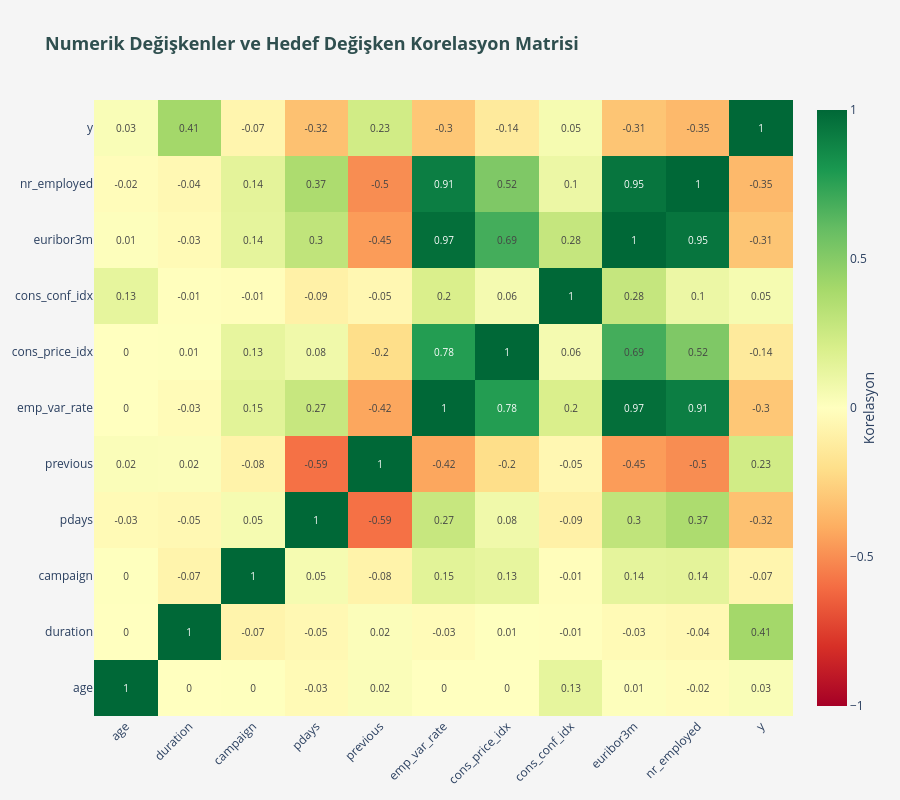

Notebook code for this chart:
### Markdown cell above
### 🔗 **Korelasyon Analizi**

Korelasyon analizi, değişkenler arasındaki ilişkinin gücünü ve yönünü ölçer. Pearson korelasyon katsayısı **-1 ile +1** arasında değer alır:

- **+1**: Mükemmel pozitif ilişki
- **0**: İlişki yok  
- **-1**: Mükemmel negatif ilişki

Makine öğrenmesinde **yüksek korelasyonlu değişkenler** (multicollinearity) model performansını olumsuz etkileyebilir.

### Code cell
# Korelasyon matrisi hesaplama
correlation_matrix = df[numerical_features + ['y']].corr()

# İnteraktif korelasyon ısı haritası (heatmap)
fig = go.Figure(data=go.Heatmap(
    z=correlation_matrix.values,
    x=correlation_matrix.columns,
    y=correlation_matrix.columns,
    colorscale='RdYlGn',  # Kırmızı-Sarı-Yeşil
    zmid=0,  # Orta nokta 0'da
    text=correlation_matrix.round(2).values,
    texttemplate='%{text}',
    textfont={"size": 10},
    colorbar=dict(
        title=dict(text="Korelasyon", side="right"),
        tickmode="linear",
        tick0=-1,
        dtick=0.5
    )
))

fig.update_layout(
    title="<b>Numerik Değişkenler ve Hedef Değişken Korelasyon Matrisi</b>",
    title_font=dict(size=18, color='#2F4F4F'),
    width=900,
    height=800,
    xaxis=dict(tickangle=-45),
    plot_bgcolor='white',
    paper_bgcolor='#F5F5F5'
)

fig.show()

print("✅ Korelasyon matrisi başarıyla oluşturuldu!")
print("\n📊 HEDEF DEĞİŞKEN (y) İLE EN YÜKSEK KORELASYONLAR:")
print("="*70)

# Hedef değişken ile korelasyonları sırala
target_corr = correlation_matrix['y'].drop('y').abs().sort_values(ascending=False)

for idx, (feature, corr_value) in enumerate(target_corr.items(), 1):
    original_corr = correlation_matrix['y'][feature]
    direction = "Pozitif ↑" if original_corr > 0 else "Negatif ↓"
    bar = "█" * int(abs(original_corr) * 50)  # Görsel bar
    print(f"{idx:2d}. {feature:20s}: {original_corr:7.4f} ({direction:12s}) {bar}")

### Figure 1 — Plotly figure (JSON) as saved in the notebook; plotly's stock layout.template omitted (floating-point values rounded to 4 significant figures)
{"data": [{"colorbar": {"dtick": 0.5, "tick0": -1, "tickmode": "linear", "title": {"side": "right", "text": "Korelasyon"}}, "colorscale": [[0, "rgb(165,0,38)"], [0.1, "rgb(215,48,39)"], [0.2, "rgb(244,109,67)"], [0.3, "rgb(253,174,97)"], [0.4, "rgb(254,224,139)"], [0.5, "rgb(255,255,191)"], [0.6, "rgb(217,239,139)"], [0.7, "rgb(166,217,106)"], [0.8, "rgb(102,189,99)"], [0.9, "rgb(26,152,80)"], [1, "rgb(0,104,55)"]], "text": [[1.0, -0.0, 0.0, -0.03, 0.02, -0.0, 0.0, 0.13, 0.01, -0.02, 0.03], [-0.0, 1.0, -0.07, -0.05, 0.02, -0.03, 0.01, -0.01, -0.03, -0.04, 0.41], [0.0, -0.07, 1.0, 0.05, -0.08, 0.15, 0.13, -0.01, 0.14, 0.14, -0.07], [-0.03, -0.05, 0.05, 1.0, -0.59, 0.27, 0.08, -0.09, 0.3, 0.37, -0.32], [0.02, 0.02, -0.08, -0.59, 1.0, -0.42, -0.2, -0.05, -0.45, -0.5, 0.23], [-0.0, -0.03, 0.15, 0.27, -0.42, 1.0, 0.78, 0.2, 0.97, 0.91, -0.3], [0.0, 0.01, 0.13, 0.08, -0.2, 0.78, 1.0, 0.06, 0.69, 0.52, -0.14], [0.13, -0.01, -0.01, -0.09, -0.05, 0.2, 0.06, 1.0, 0.28, 0.1, 0.05], [0.01, -0.03, 0.14, 0.3, -0.45, 0.97, 0.69, 0.28, 1.0, 0.95, -0.31], [-0.02, -0.04, 0.14, 0.37, -0.5, 0.91, 0.52, 0.1, 0.95, 1.0, -0.35], [0.03, 0.41, -0.07, -0.32, 0.23, -0.3, -0.14, 0.05, -0.31, -0.35, 1.0]], "textfont": {"size": 10}, "texttemplate": "%{text}", "type": "heatmap", "x": ["age", "duration", "campaign", "pdays", "previous", "emp_var_rate", "cons_price_idx", "cons_conf_idx", "euribor3m", "nr_employed", "y"], "y": ["age", "duration", "campaign", "pdays", "previous", "emp_var_rate", "cons_price_idx", "cons_conf_idx", "euribor3m", "nr_employed", "y"], "z": [[1.0, -0.0008657, 0.004594, -0.03437, 0.02436, -0.0003707, 0.0008567, 0.1294, 0.01077, -0.01773, 0.0304], [-0.0008657, 1.0, -0.0717, -0.04758, 0.02064, -0.02797, 0.005312, -0.008173, -0.0329, -0.0447, 0.4053], [0.004594, -0.0717, 1.0, 0.05258, -0.07914, 0.1508, 0.1278, -0.01373, 0.1351, 0.1441, -0.06636], [-0.03437, -0.04758, 0.05258, 1.0, -0.5875, 0.271, 0.07889, -0.09134, 0.2969, 0.3726, -0.3249], [0.02436, 0.02064, -0.07914, -0.5875, 1.0, -0.4205, -0.2031, -0.05094, -0.4545, -0.5013, 0.2302], [-0.0003707, -0.02797, 0.1508, 0.271, -0.4205, 1.0, 0.7753, 0.196, 0.9722, 0.907, -0.2983], [0.0008567, 0.005312, 0.1278, 0.07889, -0.2031, 0.7753, 1.0, 0.05899, 0.6882, 0.522, -0.1362], [0.1294, -0.008173, -0.01373, -0.09134, -0.05094, 0.196, 0.05899, 1.0, 0.2777, 0.1005, 0.05488], [0.01077, -0.0329, 0.1351, 0.2969, -0.4545, 0.9722, 0.6882, 0.2777, 1.0, 0.9452, -0.3078], [-0.01773, -0.0447, 0.1441, 0.3726, -0.5013, 0.907, 0.522, 0.1005, 0.9452, 1.0, -0.3547], [0.0304, 0.4053, -0.06636, -0.3249, 0.2302, -0.2983, -0.1362, 0.05488, -0.3078, -0.3547, 1.0]], "zmid": 0}], "layout": {"height": 800, "paper_bgcolor": "#F5F5F5", "plot_bgcolor": "white", "title": {"font": {"color": "#2F4F4F", "size": 18}, "text": "<b>Numerik Değişkenler ve Hedef Değişken Korelasyon Matrisi</b>"}, "width": 900, "xaxis": {"tickangle": -45}}}
